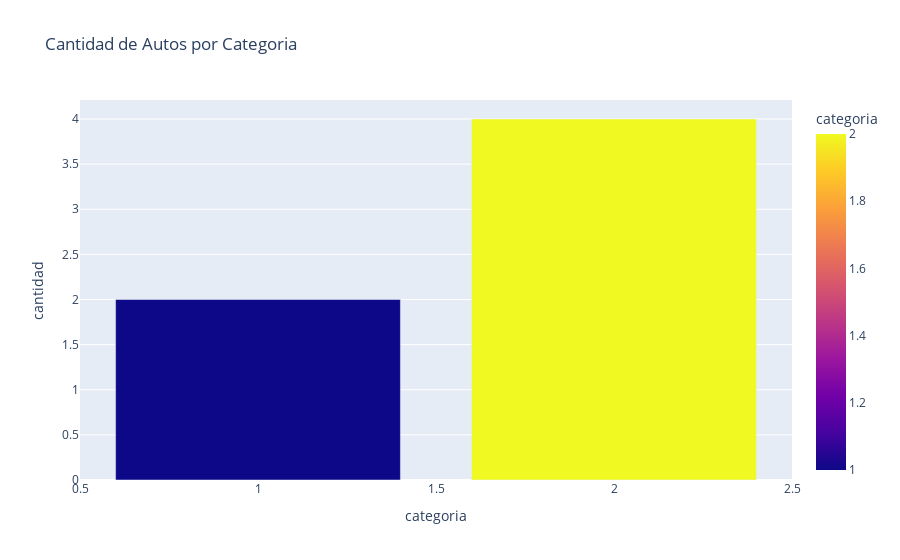

Notebook code for this chart:
### Markdown cell above
# Agrupar a los automoviles por categoria

### Code cell
import psycopg2
import plotly.express as px
import pandas as pd

#conectar a la base de datos
try:
    connection = psycopg2.connect(
        database="bdcarsales",
        user="admin",
        password="admin",
        host="localhost",
        port="5432"
    )
    
    cursor=connection.cursor()
    consulta_sql="SELECT categoria , COUNT(*) as cantidad from autos GROUP BY categoria";
    cursor.execute(consulta_sql)
    resultados=cursor.fetchall()
    
    #Crear un dataFrame para los resultados    
    df = pd.DataFrame(resultados,columns=['categoria','cantidad'])
    #Crear el Grafico de Barras con Plotly
    fig=px.bar(df,x='categoria',y='cantidad',color="categoria",title='Cantidad de Autos por Categoria')
    #Mostrar el Grafico
    fig.show()
    
except (Exception ,psycopg2.Error)as error:
    print("error al conectarse a la BD ",error)
finally:
    #Cerrar ka conexion a la base de datos
    if connection:
        cursor.close()
        connection.close()

### Figure 1 — Plotly figure (JSON) as saved in the notebook; plotly's stock layout.template omitted (floating-point values rounded to 4 significant figures)
{"data": [{"alignmentgroup": "True", "hovertemplate": "categoria=%{marker.color}<br>cantidad=%{y}<extra></extra>", "legendgroup": "", "marker": {"color": [2, 1], "coloraxis": "coloraxis", "pattern": {"shape": ""}}, "name": "", "offsetgroup": "", "orientation": "v", "showlegend": false, "textposition": "auto", "type": "bar", "x": [2, 1], "xaxis": "x", "y": [4, 2], "yaxis": "y"}], "layout": {"barmode": "relative", "coloraxis": {"colorbar": {"title": {"text": "categoria"}}, "colorscale": [[0, "#0d0887"], [0.1111, "#46039f"], [0.2222, "#7201a8"], [0.3333, "#9c179e"], [0.4444, "#bd3786"], [0.5556, "#d8576b"], [0.6667, "#ed7953"], [0.7778, "#fb9f3a"], [0.8889, "#fdca26"], [1, "#f0f921"]]}, "legend": {"tracegroupgap": 0}, "title": {"text": "Cantidad de Autos por Categoria"}, "xaxis": {"anchor": "y", "domain": [0, 1], "title": {"text": "categoria"}}, "yaxis": {"anchor": "x", "domain": [0, 1], "title": {"text": "cantidad"}}}}
